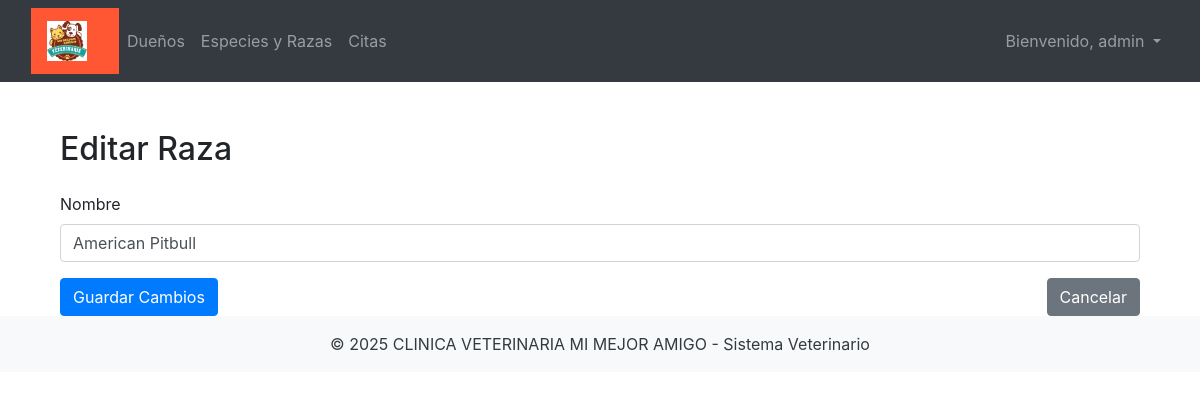
The page /breeds/edit/116 (signed in) on the database its author committed.
### app/models/config.py (models this page shows)
class ClinicConfig(db.Model):
    __tablename__ = 'clinic_config'
    id = db.Column(db.Integer, primary_key=True)
    clinic_name = db.Column(db.String(100), nullable=False)
    logo_url = db.Column(db.String(255), nullable=True)
    primary_color = db.Column(db.String(7), nullable=True)
    secondary_color = db.Column(db.String(7), nullable=True)
    welcome_message = db.Column(db.String(255), nullable=True)

### app/models/user.py (models this page shows, shortened)
class User(UserMixin, db.Model):
    id = db.Column(db.Integer, primary_key=True)
    username = db.Column(db.String(64), unique=True, nullable=False)
    email = db.Column(db.String(120), unique=True, nullable=False)
    password_hash = db.Column(db.String(128), nullable=False)
    role = db.Column(db.String(20), nullable=False, default='asistente')  # Por defecto, rol "asistente"

### app/models/breed.py (models this page shows, shortened)
class Breed(db.Model):
    id = db.Column(db.Integer, primary_key=True)
    name = db.Column(db.String(50), nullable=False)
    species_id = db.Column(db.Integer, db.ForeignKey('species.id', ondelete='CASCADE', name='fk_breed_species'), nullable=False)

### app/routes.py (the view)
@main.route('/breeds/edit/<int:breed_id>', methods=['GET', 'POST'])
@login_required
def edit_breed(breed_id):
    breed = Breed.query.get_or_404(breed_id)
    form = BreedForm(obj=breed)
    form.species_id.choices = [(s.id, s.name) for s in Species.query.order_by(Species.name).all()]
    form.species_id.data = breed.species_id  # Asegura que el valor actual esté seleccionado
    if form.validate_on_submit():
        form.populate_obj(breed)
        db.session.commit()
        flash('Raza actualizada correctamente.', 'success')
        return redirect(url_for('main.list_breeds', species_id=breed.species_id))
    return render_template('edit_breed.html', form=form, breed=breed, title="Editar Raza")

### app/forms.py
class BreedForm(FlaskForm):
    name = StringField('Nombre', validators=[DataRequired(), Length(max=50)])
    species_id = SelectField('Especie', coerce=int, validators=[DataRequired()])
    submit = SubmitField('Guardar')

### app/__init__.py (called while the page is built)
@login_manager.user_loader
def load_user(user_id):
    from app.models.user import User
    return User.query.get(int(user_id))

def create_app():
    app = Flask(__name__)
    app.config.from_object('config.Config')
    db.init_app(app)
    login_manager.init_app(app)
    mail.init_app(app)
    migrate.init_app(app, db)
    from app.models.config import ClinicConfig
    from app.routes import main
    app.register_blueprint(main)
    from app.auth.routes import auth
    app.register_blueprint(auth, url_prefix='/auth')
    @app.context_processor
    def inject_clinic_config():
        config = ClinicConfig.query.first()
        return dict(config=config)
    return app

### app/templates/edit_breed.html (shortened to what this page needs)
{% extends "base.html" %}
{% block content %}
<div class="container mt-5">
    <h2 class="mb-4">Editar Raza</h2>
    <form method="POST" class="needs-validation" novalidate>
        <div class="mb-3">
            {{ form.name.label(class="form-label") }}
            {{ form.name(class="form-control", id="name", required=True) }}
        </div>
        <div class="d-flex justify-content-between">
            <button type="submit" class="btn btn-primary">Guardar Cambios</button>
            <a href="{{ url_for('main.list_breeds', species_id=breed.species_id) }}" class="btn btn-secondary">Cancelar</a>
        </div>
    </form>
</div>
{% endblock %}

### app/templates/base.html (shortened to what this page needs)
<!DOCTYPE html>
<html lang="es">
<head>
  <link rel="stylesheet" href="{{ url_for('static', filename='css/bootstrap.min.css') }}">
  <link rel="stylesheet" href="{{ url_for('static', filename='css/intlTelInput.min.css') }}">
</head>
<body>
<nav class="navbar navbar-expand-lg navbar-dark bg-dark">
	<div class="container-fluid">
    <nav class="navbar" style="background-color: {{ config.primary_color }};">
		<a class="navbar-brand" href="/">
			<img src="{{ config.logo_url }}" alt="Logo" height="40">
		</a>
	</nav>
    <div class="collapse navbar-collapse justify-content-between" id="navbarNav">
      <ul class="navbar-nav">
        <li class="nav-item">
          <a class="nav-link" href="{{ url_for('main.list_owners') }}">Dueños</a>
        </li>
        <li class="nav-item">
          <a class="nav-link" href="{{ url_for('main.list_species') }}">Especies y Razas</a>
        </li>
        <li class="nav-item">
          <a class="nav-link" href="{{ url_for('main.appointments') }}">Citas</a>
        </li>
      </ul>
      <ul class="navbar-nav">
        {% if current_user.is_authenticated %}
        <li class="nav-item dropdown">
          <a class="nav-link dropdown-toggle" href="#" id="userDropdown" role="button" data-bs-toggle="dropdown"
            aria-expanded="false">
            Bienvenido, {{ current_user.username }}
          </a>
        </li>
        {% else %}
        <li class="nav-item">
          <a class="nav-link" href="{{ url_for('auth.login') }}">Iniciar Sesión</a>
        </li>
        {% endif %}
      </ul>
    </div>
  </div>
</nav>
  <div class="container mt-4 flex-grow-1">
    {% block content %}{% endblock %}
  </div>
  <footer class="bg-light text-center text-dark py-3">
    <p class="mb-0">© 2025 {{ config.clinic_name }} - Sistema Veterinario</p>
  </footer>
</body>
</html>

### rows shown on the page
ClinicConfig: logo_url (picture), clinic_name "CLINICA VETERINARIA MI MEJOR AMIGO"
User: username "admin"
Breed: name "American Pitbull"
